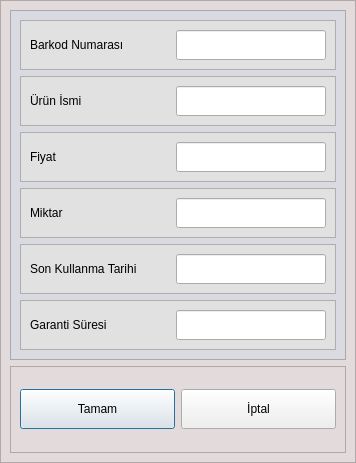
<?xml version="1.0" encoding="UTF-8"?>
<ui version="4.0">
 <class>yemekhaneurunekle</class>
 <widget class="QDialog" name="yemekhaneurunekle">
  <property name="geometry">
   <rect>
    <x>0</x>
    <y>0</y>
    <width>356</width>
    <height>463</height>
   </rect>
  </property>
  <property name="windowTitle">
   <string>Dialog</string>
  </property>
  <widget class="QFrame" name="mainFrame">
   <property name="geometry">
    <rect>
     <x>0</x>
     <y>0</y>
     <width>356</width>
     <height>463</height>
    </rect>
   </property>
   <property name="minimumSize">
    <size>
     <width>356</width>
     <height>463</height>
    </size>
   </property>
   <property name="maximumSize">
    <size>
     <width>356</width>
     <height>463</height>
    </size>
   </property>
   <property name="styleSheet">
    <string notr="true">QFrame {
	background-color: rgb(227, 219, 219);
}</string>
   </property>
   <property name="frameShape">
    <enum>QFrame::StyledPanel</enum>
   </property>
   <property name="frameShadow">
    <enum>QFrame::Raised</enum>
   </property>
   <layout class="QVBoxLayout" name="verticalLayout_2">
    <item>
     <widget class="QFrame" name="frame_2">
      <property name="minimumSize">
       <size>
        <width>336</width>
        <height>330</height>
       </size>
      </property>
      <property name="styleSheet">
       <string notr="true">QFrame {
	background-color: rgb(217, 219, 224);
}</string>
      </property>
      <property name="frameShape">
       <enum>QFrame::StyledPanel</enum>
      </property>
      <property name="frameShadow">
       <enum>QFrame::Raised</enum>
      </property>
      <layout class="QVBoxLayout" name="verticalLayout">
       <item>
        <widget class="QFrame" name="frame_8">
         <property name="minimumSize">
          <size>
           <width>231</width>
           <height>41</height>
          </size>
         </property>
         <property name="styleSheet">
          <string notr="true">QFrame {
	background-color: rgb(225, 225, 225);
}</string>
         </property>
         <property name="frameShape">
          <enum>QFrame::StyledPanel</enum>
         </property>
         <property name="frameShadow">
          <enum>QFrame::Raised</enum>
         </property>
         <layout class="QGridLayout" name="gridLayout_9">
          <item row="0" column="1">
           <widget class="QLineEdit" name="lineEdit_1">
            <property name="minimumSize">
             <size>
              <width>150</width>
              <height>30</height>
             </size>
            </property>
           </widget>
          </item>
          <item row="0" column="0">
           <widget class="QLabel" name="label_ad_4">
            <property name="minimumSize">
             <size>
              <width>140</width>
              <height>30</height>
             </size>
            </property>
            <property name="text">
             <string>Barkod Numarası</string>
            </property>
           </widget>
          </item>
         </layout>
        </widget>
       </item>
       <item>
        <widget class="QFrame" name="frame_3">
         <property name="minimumSize">
          <size>
           <width>231</width>
           <height>41</height>
          </size>
         </property>
         <property name="styleSheet">
          <string notr="true">QFrame {
	background-color: rgb(225, 225, 225);
}</string>
         </property>
         <property name="frameShape">
          <enum>QFrame::StyledPanel</enum>
         </property>
         <property name="frameShadow">
          <enum>QFrame::Raised</enum>
         </property>
         <layout class="QGridLayout" name="gridLayout">
          <item row="0" column="0">
           <widget class="QLabel" name="label_ad">
            <property name="minimumSize">
             <size>
              <width>140</width>
              <height>30</height>
             </size>
            </property>
            <property name="text">
             <string>Ürün İsmi</string>
            </property>
           </widget>
          </item>
          <item row="0" column="1">
           <widget class="QLineEdit" name="lineEdit_2">
            <property name="minimumSize">
             <size>
              <width>150</width>
              <height>30</height>
             </size>
            </property>
           </widget>
          </item>
         </layout>
        </widget>
       </item>
       <item>
        <widget class="QFrame" name="frame_4">
         <property name="minimumSize">
          <size>
           <width>231</width>
           <height>41</height>
          </size>
         </property>
         <property name="styleSheet">
          <string notr="true">QFrame {
	background-color: rgb(225, 225, 225);
}</string>
         </property>
         <property name="frameShape">
          <enum>QFrame::StyledPanel</enum>
         </property>
         <property name="frameShadow">
          <enum>QFrame::Raised</enum>
         </property>
         <layout class="QGridLayout" name="gridLayout_2">
          <item row="0" column="1">
           <widget class="QLineEdit" name="lineEdit_3">
            <property name="minimumSize">
             <size>
              <width>150</width>
              <height>30</height>
             </size>
            </property>
           </widget>
          </item>
          <item row="0" column="0">
           <widget class="QLabel" name="label_tutar">
            <property name="minimumSize">
             <size>
              <width>140</width>
              <height>30</height>
             </size>
            </property>
            <property name="text">
             <string>Fiyat</string>
            </property>
           </widget>
          </item>
         </layout>
        </widget>
       </item>
       <item>
        <widget class="QFrame" name="frame_5">
         <property name="minimumSize">
          <size>
           <width>231</width>
           <height>41</height>
          </size>
         </property>
         <property name="styleSheet">
          <string notr="true">QFrame {
	background-color: rgb(225, 225, 225);
}</string>
         </property>
         <property name="frameShape">
          <enum>QFrame::StyledPanel</enum>
         </property>
         <property name="frameShadow">
          <enum>QFrame::Raised</enum>
         </property>
         <layout class="QGridLayout" name="gridLayout_3">
          <item row="0" column="1">
           <widget class="QLineEdit" name="lineEdit_4">
            <property name="minimumSize">
             <size>
              <width>150</width>
              <height>30</height>
             </size>
            </property>
           </widget>
          </item>
          <item row="0" column="0">
           <widget class="QLabel" name="label_miktar">
            <property name="minimumSize">
             <size>
              <width>140</width>
              <height>30</height>
             </size>
            </property>
            <property name="text">
             <string>Miktar</string>
            </property>
           </widget>
          </item>
         </layout>
        </widget>
       </item>
       <item>
        <widget class="QFrame" name="frame_6">
         <property name="minimumSize">
          <size>
           <width>231</width>
           <height>41</height>
          </size>
         </property>
         <property name="styleSheet">
          <string notr="true">QFrame {
	background-color: rgb(225, 225, 225);
}</string>
         </property>
         <property name="frameShape">
          <enum>QFrame::StyledPanel</enum>
         </property>
         <property name="frameShadow">
          <enum>QFrame::Raised</enum>
         </property>
         <layout class="QGridLayout" name="gridLayout_4">
          <item row="0" column="0">
           <widget class="QLabel" name="label_skk">
            <property name="minimumSize">
             <size>
              <width>140</width>
              <height>30</height>
             </size>
            </property>
            <property name="text">
             <string>Son Kullanma Tarihi</string>
            </property>
           </widget>
          </item>
          <item row="0" column="1">
           <widget class="QLineEdit" name="lineEdit_5">
            <property name="minimumSize">
             <size>
              <width>150</width>
              <height>30</height>
             </size>
            </property>
           </widget>
          </item>
         </layout>
        </widget>
       </item>
       <item>
        <widget class="QFrame" name="frame_7">
         <property name="minimumSize">
          <size>
           <width>231</width>
           <height>41</height>
          </size>
         </property>
         <property name="styleSheet">
          <string notr="true">QFrame {
	background-color: rgb(225, 225, 225);
}</string>
         </property>
         <property name="frameShape">
          <enum>QFrame::StyledPanel</enum>
         </property>
         <property name="frameShadow">
          <enum>QFrame::Raised</enum>
         </property>
         <layout class="QGridLayout" name="gridLayout_5">
          <item row="0" column="1">
           <widget class="QLineEdit" name="lineEdit_6">
            <property name="minimumSize">
             <size>
              <width>150</width>
              <height>30</height>
             </size>
            </property>
           </widget>
          </item>
          <item row="0" column="0">
           <widget class="QLabel" name="label_gs">
            <property name="minimumSize">
             <size>
              <width>140</width>
              <height>30</height>
             </size>
            </property>
            <property name="text">
             <string>Garanti Süresi</string>
            </property>
           </widget>
          </item>
         </layout>
        </widget>
       </item>
      </layout>
     </widget>
    </item>
    <item>
     <widget class="QFrame" name="frame">
      <property name="minimumSize">
       <size>
        <width>336</width>
        <height>60</height>
       </size>
      </property>
      <property name="frameShape">
       <enum>QFrame::StyledPanel</enum>
      </property>
      <property name="frameShadow">
       <enum>QFrame::Raised</enum>
      </property>
      <layout class="QHBoxLayout" name="horizontalLayout">
       <item>
        <widget class="QPushButton" name="pushButton_tamam">
         <property name="minimumSize">
          <size>
           <width>120</width>
           <height>40</height>
          </size>
         </property>
         <property name="text">
          <string>Tamam</string>
         </property>
        </widget>
       </item>
       <item>
        <widget class="QPushButton" name="pushButton_iptal">
         <property name="minimumSize">
          <size>
           <width>120</width>
           <height>40</height>
          </size>
         </property>
         <property name="text">
          <string>İptal</string>
         </property>
        </widget>
       </item>
      </layout>
     </widget>
    </item>
   </layout>
  </widget>
 </widget>
 <resources/>
 <connections/>
</ui>
